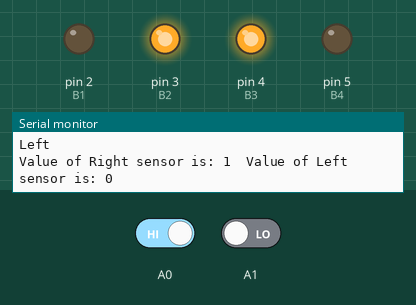
Simulated run of this sketch. Board: Arduino Uno, built with avr-gcc and run on an emulated ATmega328P. Parts: output pins drawn as LEDs (lit = HIGH), the last lines printed to the serial monitor. Inputs (shaded band) come from the test bench; at power-on: A0 HIGH, A1 LOW. No radio packets arrive unless stated.

Above: at 1.2 s.
1.3 s: A0 driven LOW
At 2.1 s:
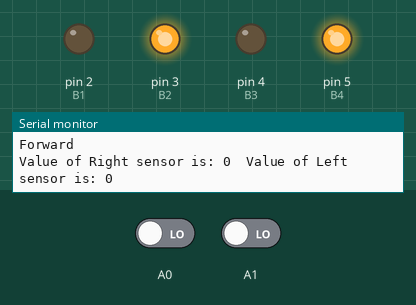
2.9 s: A1 driven HIGH
At 4.0 s:
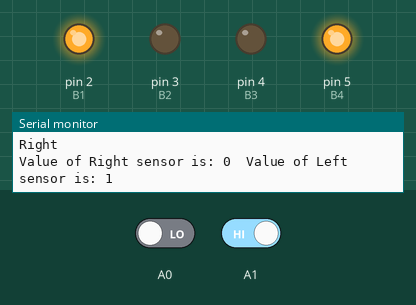
4.5 s: A0 driven HIGH
At 5.9 s:
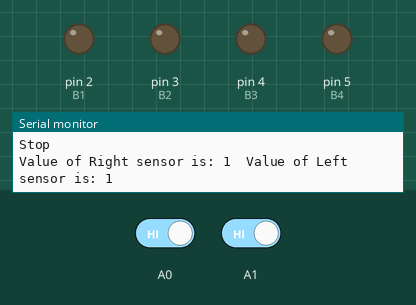
6.2 s: A1 driven LOW
At 7.3 s:
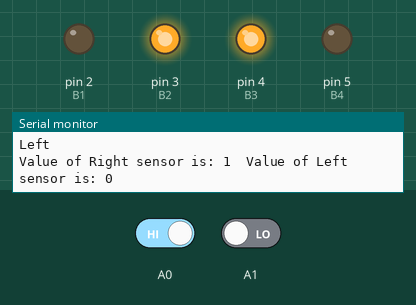
7.9 s: A0 driven LOW and A1 driven HIGH
At 8.6 s:
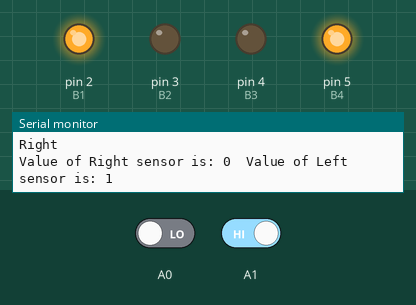
10.9 s: A0 driven HIGH and A1 driven LOW
At 11.7 s:
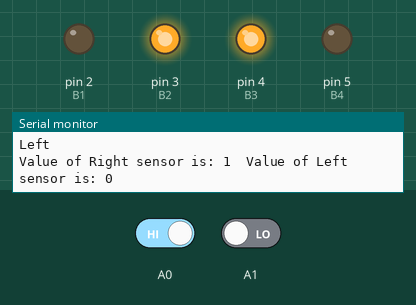
Timing chart, 0 to 13.9 s (numbered marks = the images above; inputs shaded):
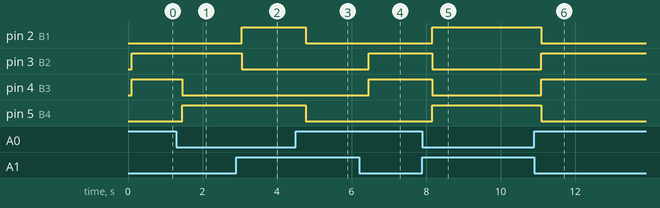

The sketch:

arduino_final.ino
```cpp
#include <RH_ASK.h>
#include <SPI.h>

RH_ASK driver;


#define B1 2
#define B2 3
#define B3 4
#define B4 5

void setup() {
  Serial.begin(9600);
  if (!driver.init()) {
    Serial.println("init failed");
  }

  pinMode(B1, OUTPUT);
  pinMode(B2, OUTPUT);
  pinMode(B3, OUTPUT);
  pinMode(B4, OUTPUT);
  pinMode(A0, INPUT);
  pinMode(A1, INPUT);
}

void sendCommand(const char* command) {
  driver.send((uint8_t *)command, strlen(command));
  driver.waitPacketSent();
  Serial.print("Sent: ");
  Serial.println(command);
}

void move(String motion) {
  if (motion == "Forward") {
    digitalWrite(B1, LOW);
    digitalWrite(B2, HIGH);
    digitalWrite(B3, LOW);
    digitalWrite(B4, HIGH);
  } else if (motion == "Backward") {
    digitalWrite(B1, LOW);
    digitalWrite(B2, HIGH);
    digitalWrite(B3, LOW);
    digitalWrite(B4, HIGH);
  } else if (motion == "Right") {
    digitalWrite(B1, HIGH);
    digitalWrite(B2, LOW);
    digitalWrite(B3, LOW);
    digitalWrite(B4, HIGH);
  } else if (motion == "Left") {
    digitalWrite(B1, LOW);
    digitalWrite(B2, HIGH);
    digitalWrite(B3, HIGH);
    digitalWrite(B4, LOW);
  } else if (motion == "Stop") {
    digitalWrite(B1, LOW);
    digitalWrite(B2, LOW);
    digitalWrite(B3, LOW);
    digitalWrite(B4, LOW);
  }

  sendCommand(motion.c_str());
  Serial.println(motion);
}

void loop() {
  int Right = digitalRead(A0);
  int Left = digitalRead(A1);

   Serial.print("Value of Right sensor is: ");
   Serial.print(Right);
   Serial.print("\tValue of Left sensor is: ");
   Serial.println(Left);
   delay(100);

  if ((Right == 0) && (Left == 0)) {
    move("Forward");
  } else if ((Right == 1) && (Left == 1)) {
    move("Stop");
  } else if ((Right == 1) && (Left == 0)) {
    move("Left");
  } else if ((Right == 0) && (Left == 1)) {
    move("Right");
  }
}
```

Measured:
- after the input at 1.3 s, pin 4 (B3): HIGH → LOW after 0.16 s; pin 5 (B4): LOW → HIGH after 0.16 s
- after the input at 2.9 s, pin 2 (B1): LOW → HIGH after 0.15 s; pin 3 (B2): HIGH → LOW after 0.15 s
- after the input at 4.5 s, pin 2 (B1), pin 5 (B4): HIGH → LOW after 0.27 s
- after the input at 6.2 s, pin 3 (B2), pin 4 (B3): LOW → HIGH after 0.27 s
- after the input at 7.9 s, pin 2 (B1), pin 5 (B4): LOW → HIGH after 0.27 s; pin 3 (B2), pin 4 (B3): HIGH → LOW after 0.27 s
- after the input at 10.9 s, pin 2 (B1), pin 5 (B4): HIGH → LOW after 0.19 s; pin 3 (B2), pin 4 (B3): LOW → HIGH after 0.19 s
